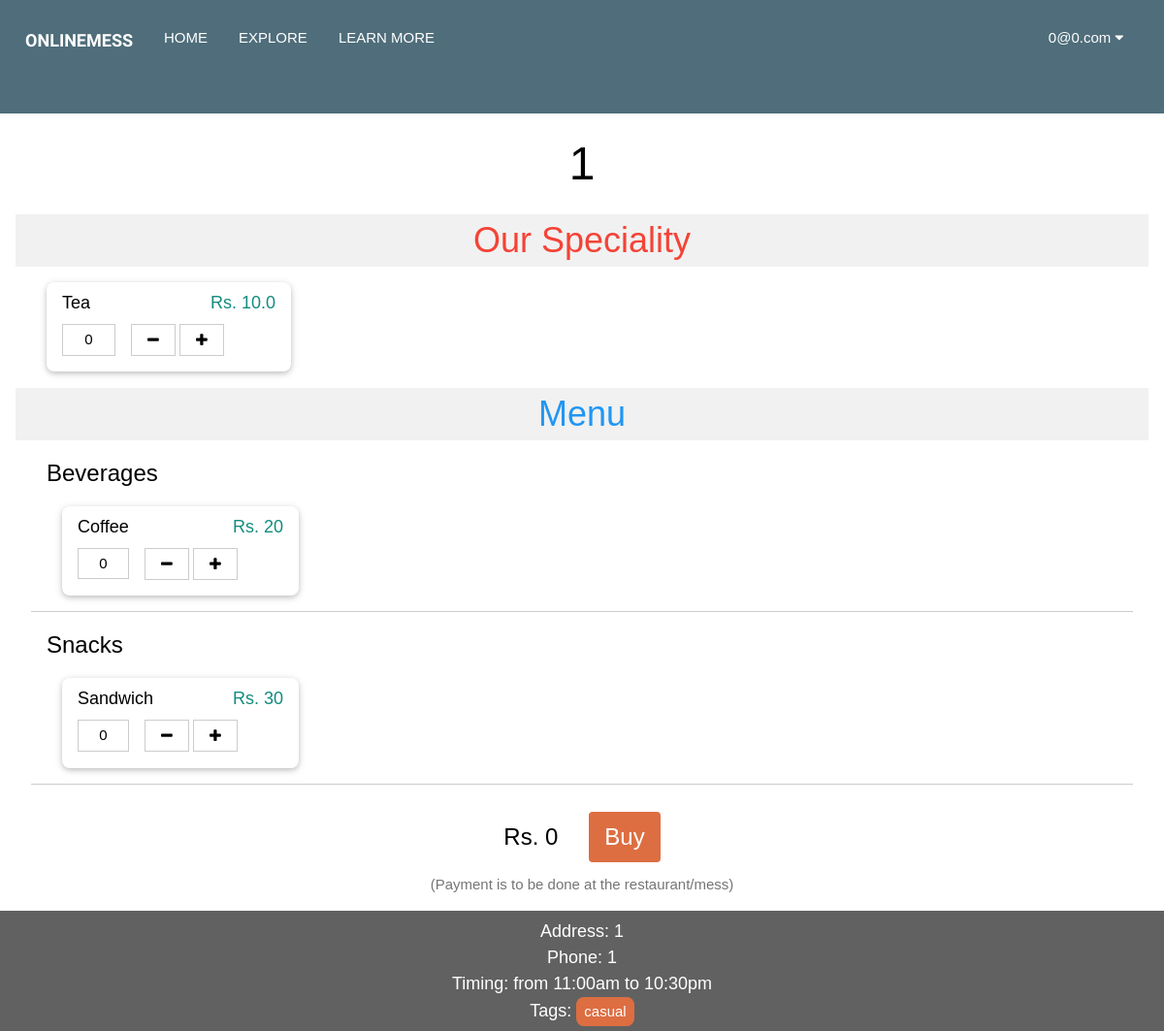
The app's page /restaurant/2 (signed in) with its own data.
### main.py (models this page shows)
class UsersDB(db.Model):
	id = db.Column(db.Integer, primary_key=True)
	first_name = db.Column(db.String(20), nullable=False)
	last_name = db.Column(db.String(20), nullable=False)
	password = db.Column(db.String(128), unique=True)
	email = db.Column(db.String(80))
	account_type = db.Column(db.String(80))
	verified = db.Column(db.Boolean)
	restaurant = db.Column(db.Integer)
	subscriptions = db.Column(db.String(300))

class RestaurantsDB(db.Model):
	id = db.Column(db.Integer, primary_key=True, unique=True)
	name = db.Column(db.String(80))
	menu = db.Column(db.String(80))
	rating = db.Column(db.Integer)
	address = db.Column(db.String(80))
	phone = db.Column(db.String(20))
	opening_timing = db.Column(db.String(80))
	closing_timing = db.Column(db.String(80))
	tags = db.Column(db.String(80))
	owner = db.Column(db.Integer)
	images = db.relationship('ImagesDB', backref='parent_rest')
	monthly_items = db.Column(db.String(300))
	vegetarian = db.Column(db.Boolean)
	average_cost = db.Column(db.Float)
	orders = db.Column(db.String)
	main_menu_name = db.Column(db.String)
	main_menu_price = db.Column(db.Float)

### main.py (the view, shortened to what this page needs)
@app.route("/restaurant/<restaurant_id>", methods=["POST", "GET"])
def restaurant(restaurant_id):
	if "user" in session:
		loggedIn = [session["username"], session["account_type"], session["user"]]
		currentUser = UsersDB.query.filter_by(email=session["user"]).first()
		if currentUser:
			subscribed_list = []
			currentBills = BillsDB.query.filter_by(subscriber=currentUser.id, creator=restaurant_id, active=0b1).all()
	else:
		loggedIn = None
		subscribed_list = None
	currentRest = RestaurantsDB.query.filter_by(id=restaurant_id).first()
	if currentRest:
		menu = []
		for index, item in enumerate(currentRest.menu.split("| "), 0):
			menu.append(item.split("~")+[index])
		categorized_menu = {}
		for item in menu:
			if item[-2] not in categorized_menu:
				categorized_menu[item[-2]] = []
			categorized_menu[item[-2]].append(item)
		if currentRest.main_menu_name and currentRest.main_menu_price:
			categorized_menu["Our Speciality"] = [[currentRest.main_menu_name, currentRest.main_menu_price, "Our Speciality", 11]]
		return render_template("restaurant.html", restaurant=currentRest, logged_in=loggedIn, categorized_menu=categorized_menu, subscribed_list=subscribed_list)
	else:
		flash("Restaurant closed or no longer available", "error")
		return redirect(url_for("search"))

### templates/restaurant.html (shortened to what this page needs)
{% extends "base.html" %}
{% block css %}
	<link rel="stylesheet" type="text/css" href= "{{ url_for('static',filename='style/restaurant.css') }}">
{% endblock %}
{% block content %}
	<div class="w3-center w3-xxxlarge w3-margin">{{ restaurant.name }}</div>
	<div class="w3-container">
		<form method="post" id='order_form'>
		{% if categorized_menu["Our Speciality"] %}
			<div class="w3-xxlarge w3-light-grey w3-text-red w3-center">Our Speciality</div>
			<div class="w3-container">
				{% for item in categorized_menu["Our Speciality"] %}
					{% if item[0] and item[1] %}
					<div class="w3-quarter">
						<div class="w3-card w3-round-large w3-margin w3-hover-shadow">
							<div class="w3-container w3-padding">
								<div class="w3-large w3-twothird">{{ item[0] }}</div>
								<div class="w3-text-acp-mid-green w3-right w3-large w3-rest">Rs. {{ item[1]}}</div>
							</div>
							<footer class="w3-container">
								<div class="w3-button w3-border w3-content w3-margin-bottom" onclick="
									var current_count = parseInt(this.parentElement.children[1].value);
									var current_price = parseInt(document.getElementById('text_total_price').value);
									var item_price = parseInt('{{item[1]|int}}');
									if (current_count >= 1)
									{
										this.parentElement.children[1].value = current_count - 1;
										document.getElementById('text_total_price').value = current_price - item_price;
										document.getElementById('label_total_price').textContent = 'Rs. ' + (current_price-item_price);
									} ">
									<i class="fa fa-minus"></i>
								</div>
									<input type="text" id="item_count" class="w3-padding-small w3-quarter w3-border w3-center w3-input w3-margin-right w3-margin-bottom" value="0" name="text_count_{{item[-1]}}"readonly/>
								<div class="w3-button w3-border w3-content w3-margin-bottom" onclick="
									var current_count = parseInt(this.parentElement.children[1].value);
									var current_price = parseInt(document.getElementById('text_total_price').value);
									var item_price = parseInt('{{item[1]|int}}');
									if (current_count <= 9)
									{
										this.parentElement.children[1].value = current_count + 1;
										document.getElementById('text_total_price').value = current_price + item_price;
										document.getElementById('label_total_price').textContent = 'Rs. ' + (current_price+item_price);
									} ">
									<i class="fa fa-plus"></i>
								</div>
							</footer>
						</div>
					</div>
					{% endif %}
				{% endfor %}
				{% set _ =categorized_menu.pop("Our Speciality", None) %}
			</div>
		{% endif %}
		<div class="w3-center w3-xxlarge w3-text-blue w3-light-grey">Menu</div>
		{% for category, menu in categorized_menu.items() %}
			<div class="w3-container w3-border-bottom w3-margin">
				<div class="w3-xlarge">{{category}}</div>
				{% for item in menu %}
					{% if item[0] and item[1] %}
					<div class="w3-quarter">
						<div class="w3-card w3-round-large w3-margin w3-hover-shadow">
							<div class="w3-container w3-padding">
								<div class="w3-large w3-twothird">{{ item[0] }}</div>
								<div class="w3-text-acp-mid-green w3-right w3-large w3-rest">Rs. {{ item[1] }}</div>
							</div>
							<footer class="w3-container">
								<div class="w3-button w3-border w3-content w3-margin-bottom" onclick="
									var current_count = parseInt(this.parentElement.children[1].value);
									var current_price = parseInt(document.getElementById('text_total_price').value);
									var item_price = parseInt('{{item[1]|int}}');
									if (current_count >= 1)
									{
										this.parentElement.children[1].value = current_count - 1;
										document.getElementById('text_total_price').value = current_price - item_price;
										document.getElementById('label_total_price').textContent = 'Rs. ' + (current_price-item_price);
									} ">
									<i class="fa fa-minus"></i>
								</div>
									<input type="text" id="item_count" class="w3-padding-small w3-quarter w3-border w3-center w3-input w3-margin-right w3-margin-bottom" value="0" name="text_count_{{item[-1]}}"readonly/>
								<div class="w3-button w3-border w3-content w3-margin-bottom" onclick="
									var current_count = parseInt(this.parentElement.children[1].value);
									var current_price = parseInt(document.getElementById('text_total_price').value);
									var item_price = parseInt('{{item[1]|int}}');
									if (current_count <= 9)
									{
										this.parentElement.children[1].value = current_count + 1;
										document.getElementById('text_total_price').value = current_price + item_price;
										document.getElementById('label_total_price').textContent = 'Rs. ' + (current_price+item_price);
									} ">
									<i class="fa fa-plus"></i>
								</div>
							</footer>
						</div>
					</div>
					{% endif %}
				{% endfor %}
			</div>
		{% endfor %}
		<div class="w3-container w3-padding-large" style="text-align: center; display: flex; align-items: center; justify-content: center;">
			<label id="label_total_price" class="w3-xlarge w3-margin-right">Rs. 0</label>
			<input type="button" name="button_order" value="Buy" class="w3-button w3-xlarge w3-hover-green w3-sienna w3-round w3-large w3-margin-left"
			onclick="
			var total_price = parseInt(document.getElementById('text_total_price').value);
			if (total_price > 0)
			{
				document.getElementById('order_form').submit();
			}" />
		</div>
		<div class=" w3-container w3-text-grey w3-center">(Payment is to be done at the restaurant/mess)</div>
		</form>
	</div>
		<div class="w3-large w3-center w3-dark-grey w3-padding">
			Address: {{restaurant.address}}<br/>
			Phone: {{restaurant.phone}}<br/>
			Timing: from {{restaurant.opening_timing}} to {{restaurant.closing_timing}}<br/>
			Tags: {% for tag in restaurant.tags.split(", ") %}
					<a href="/search?text_query_name={{tag}}" class=" w3-button w3-sienna w3-round-large w3-padding-small w3-medium">{{tag}}</a>
				{% endfor %}
{% endblock %}

### templates/base.html (shortened to what this page needs)
<html>
<head>
	<link rel="stylesheet" href="{{ url_for('static', filename='style/base.css') }}">
	<link rel="stylesheet" href="{{ url_for('static', filename='style/w3css.css')}}">
    <link rel="stylesheet" href="https://cdnjs.cloudflare.com/ajax/libs/font-awesome/4.7.0/css/font-awesome.min.css">
	{% block css %}{% endblock %}
</head>
<body>
<div class="w3-bar navbar
	{% if request.path == '/home' %}
		w3-white
	{% else %}
		w3-dark-blue
	{% endif %}
	"style="height: 11vh;display:block;justify-content:space-between;overflow: hidden;align-items: center;text-transform: uppercase;padding: 20px 10px !important;">
	<p class="w3-bar-item w3-large" style="margin: 0">
		<b style="font-family: 'Balsamiq Sans', serif;">OnlineMess</b>
	</p>
	<a href="/home" class="w3-bar-item w3-button w3-hide-small">Home</a>
	<a href="/search?text_query_name=" class="w3-bar-item w3-button w3-hide-small">Explore</a>
	<a href="/learn" class="w3-bar-item w3-button w3-hide-small">Learn More</a>
	{% if logged_in %}
		<div class="w3-dropdown-click w3-right w3-margin-right w3-hide-small">
			<button class="w3-button" onclick="displayUserSettings()">
				{{ logged_in[0] }} <i class="fa fa-caret-down"></i>
			</button>
		</div>
	{% else %}
		<button class="w3-bar-item w3-button w3-right w3-hover-blue w3-hide-small" onclick="open_modal('signup_modal')">Register</button>
		<button class="w3-bar-item w3-button w3-right w3-hover-acp-mid-green w3-hide-small" onclick="open_modal('login_modal')">Login</button>
	{% endif %}
</div>
<main >
	{% block content %}{% endblock %}
</main>
</body>
</html>

### static/style/w3css.css (style rules this page uses)
html { box-sizing:border-box }
*,*:before,*:after { box-sizing:inherit }
html { -ms-text-size-adjust:100%;-webkit-text-size-adjust:100% }
body { margin:0 }
article,aside,details,figcaption,figure,footer,header,main,menu,nav,section { display:block }
a { background-color:transparent }
b,strong { font-weight:bolder }
button,input,select,textarea,optgroup { font:inherit;margin:0 }
button,input { overflow:visible }
button,select { text-transform:none }
button,[type=button],[type=reset],[type=submit] { -webkit-appearance:button }
html,body { font-family:Verdana,sans-serif;font-size:15px;line-height:1.5 }
html { overflow-x:hidden }
a { color:inherit }
.w3-btn,.w3-button { border:none;display:inline-block;padding:8px 16px;vertical-align:middle;overflow:hidden;text-decoration:none;color:inherit;background-color:inherit;text-align:center;cursor:pointer;white-space:nowrap }
.w3-btn,.w3-button { -webkit-touch-callout:none;-webkit-user-select:none;-khtml-user-select:none;-moz-user-select:none;-ms-user-select:none;user-select:none }
.w3-input { padding:8px;display:block;border:none;border-bottom:1px solid #ccc;width:100% }
.w3-dropdown-click,.w3-dropdown-hover { position:relative;display:inline-block;cursor:pointer }
.w3-bar { width:100%;overflow:hidden }
.w3-bar .w3-bar-item { padding:8px 16px;float:left;width:auto;border:none;display:block;outline:0 }
.w3-bar .w3-dropdown-hover,.w3-bar .w3-dropdown-click { position:static;float:left }
.w3-bar .w3-button { white-space:normal }
.w3-container:after,.w3-container:before,.w3-panel:after,.w3-panel:before,.w3-row:after,.w3-row:before,.w3-row-padding:after,.w3-row-padding:before, .w3-cell-row:before,.w3-cell-row:after,.w3-clear:after,.w3-clear:before,.w3-bar:before,.w3-bar:after { content:"";display:table;clear:both }
.w3-col,.w3-half,.w3-third,.w3-twothird,.w3-threequarter,.w3-quarter { float:left;width:100% }
@media (min-width:601px) { .w3-col.m3,.w3-quarter { width:24.99999% } }
@media (min-width:601px) { .w3-col.m8,.w3-twothird { width:66.66666% } }
.w3-rest { overflow:hidden }
.w3-content,.w3-auto { margin-left:auto;margin-right:auto }
.w3-content { max-width:980px }
.w3-round,.w3-round-medium { border-radius:4px }
.w3-round-large { border-radius:8px }
.w3-container,.w3-panel { padding:0.01em 16px }
.w3-card,.w3-card-2 { box-shadow:0 2px 5px 0 rgba(0,0,0,0.16),0 2px 10px 0 rgba(0,0,0,0.12) }
.w3-medium { font-size:15px!important }
.w3-large { font-size:18px!important }
.w3-xlarge { font-size:24px!important }
.w3-xxlarge { font-size:36px!important }
.w3-xxxlarge { font-size:48px!important }
.w3-center { text-align:center!important }
.w3-border { border:1px solid #ccc!important }
.w3-border-bottom { border-bottom:1px solid #ccc!important }
.w3-margin { margin:16px!important }
.w3-margin-bottom { margin-bottom:16px!important }
.w3-margin-left { margin-left:16px!important }
.w3-margin-right { margin-right:16px!important }
.w3-padding-small { padding:4px 8px!important }
.w3-padding { padding:8px 16px!important }
.w3-padding-large { padding:12px 24px!important }
.w3-right { float:right!important }
.w3-light-grey,.w3-hover-light-grey:hover,.w3-light-gray,.w3-hover-light-gray:hover { color:#000!important;background-color:#f1f1f1!important }
.w3-dark-grey,.w3-hover-dark-grey:hover,.w3-dark-gray,.w3-hover-dark-gray:hover { color:#fff!important;background-color:#616161!important }
.w3-text-blue,.w3-hover-text-blue:hover { color:#2196F3!important }
.w3-text-red,.w3-hover-text-red:hover { color:#f44336!important }
.w3-text-grey,.w3-hover-text-grey:hover,.w3-text-gray,.w3-hover-text-gray:hover { color:#757575!important }
.w3-text-acp-mid-green,.w3-hover-text-acp-mid-green:hover { color:#128C7E!important }
.w3-sienna,.w3-hover-sienna:hover { color:#FFF!important;background-color:#DD6E42!important }
.w3-dark-blue,.w3-hover-dark-blue:hover { color:#FFF!important;background-color:#4F6D7A!important }

### records on screen
UsersDB: email "0@0.com"
RestaurantsDB: name "1", main_menu_name "Tea", main_menu_price "10.0", address "1", phone "1", opening_timing "11:00am", closing_timing "10:30pm", tags "casual"

### other values on screen
{{ category }} "Beverages" "Snacks"
{{ item[0] }} "Coffee" "Sandwich"
{{ item[1] }} "20" "30"
